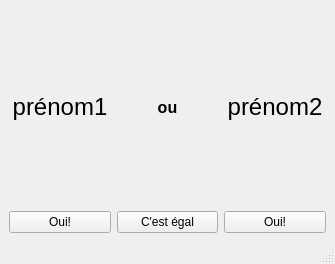
<?xml version="1.0" encoding="UTF-8"?>
<ui version="4.0">
 <class>MainWindow</class>
 <widget class="QMainWindow" name="MainWindow">
  <property name="geometry">
   <rect>
    <x>0</x>
    <y>0</y>
    <width>335</width>
    <height>264</height>
   </rect>
  </property>
  <property name="windowTitle">
   <string>Super Prénom!</string>
  </property>
  <property name="windowIcon">
   <iconset resource="resource.qrc">
    <normaloff>:/all/icon.png</normaloff>:/all/icon.png</iconset>
  </property>
  <widget class="QWidget" name="centralwidget">
   <property name="styleSheet">
    <string notr="true">QWidget#centralwidget {background-image: url(:/all/nounours_cropped.png);}</string>
   </property>
   <layout class="QVBoxLayout" name="verticalLayout_2">
    <item>
     <layout class="QHBoxLayout" name="horizontalLayout_2">
      <item>
       <widget class="QLabel" name="prenom1">
        <property name="font">
         <font>
          <pointsize>18</pointsize>
         </font>
        </property>
        <property name="text">
         <string>prénom1</string>
        </property>
        <property name="alignment">
         <set>Qt::AlignCenter</set>
        </property>
       </widget>
      </item>
      <item>
       <widget class="QLabel" name="label_2">
        <property name="font">
         <font>
          <pointsize>12</pointsize>
          <weight>75</weight>
          <bold>true</bold>
         </font>
        </property>
        <property name="text">
         <string>ou</string>
        </property>
        <property name="alignment">
         <set>Qt::AlignCenter</set>
        </property>
       </widget>
      </item>
      <item>
       <widget class="QLabel" name="prenom2">
        <property name="font">
         <font>
          <pointsize>18</pointsize>
         </font>
        </property>
        <property name="autoFillBackground">
         <bool>false</bool>
        </property>
        <property name="text">
         <string>prénom2</string>
        </property>
        <property name="alignment">
         <set>Qt::AlignCenter</set>
        </property>
       </widget>
      </item>
     </layout>
    </item>
    <item>
     <layout class="QHBoxLayout" name="horizontalLayout">
      <item>
       <widget class="QPushButton" name="button1">
        <property name="text">
         <string>Oui!</string>
        </property>
       </widget>
      </item>
      <item>
       <widget class="QPushButton" name="button_equal">
        <property name="text">
         <string>C'est égal</string>
        </property>
       </widget>
      </item>
      <item>
       <widget class="QPushButton" name="button2">
        <property name="text">
         <string>Oui!</string>
        </property>
       </widget>
      </item>
     </layout>
    </item>
   </layout>
  </widget>
  <widget class="QMenuBar" name="menubar">
   <property name="geometry">
    <rect>
     <x>0</x>
     <y>0</y>
     <width>335</width>
     <height>21</height>
    </rect>
   </property>
  </widget>
  <widget class="QStatusBar" name="statusbar"/>
 </widget>
 <resources>
  <include location="resource.qrc"/>
 </resources>
 <connections/>
</ui>
